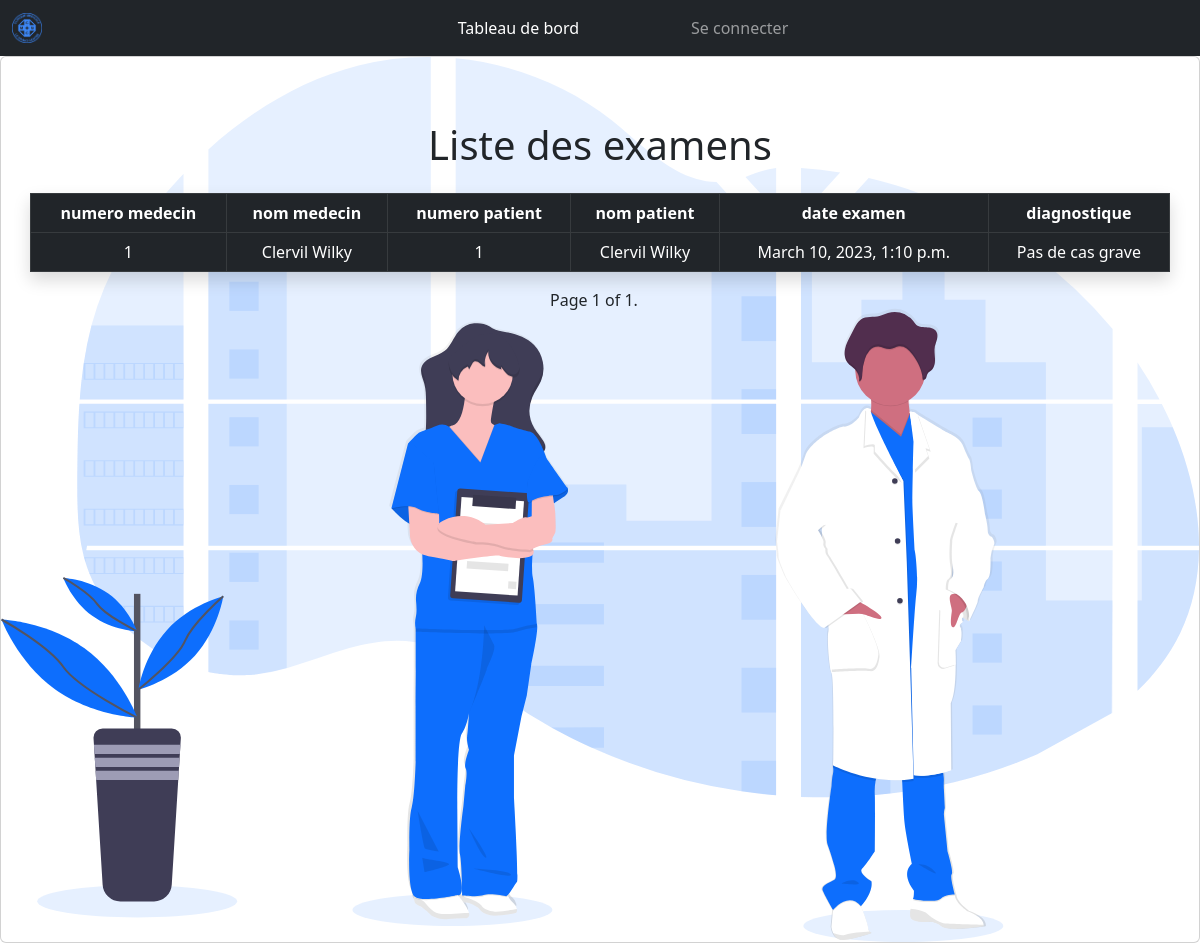
The app's page /imagerie_medicale/lister_examen/ with its own data.
### imagerie_medicale/models.py (models this page shows)
class Examiner(models.Model):
    num_medecin = models.ForeignKey(umodels.Medecin,on_delete=models.CASCADE)
    num_patient = models.ForeignKey(acmodels.Patient,on_delete=models.CASCADE)
    date_examen = models.DateTimeField(auto_now_add=True)
    type_examen = models.CharField(max_length=50)
    diagnostic_examen = models.TextField()
    class Meta:
        constraints = [
            models.constraints.UniqueConstraint(fields=['num_patient','num_medecin','date_examen'],name='patient_medecin_date_examen_unique')
        ]

### medecin/models.py (models this page shows, shortened)
class Medecin(models.Model):
    num_medecin = models.AutoField(primary_key=True)
    user = models.OneToOneField(User,on_delete=models.CASCADE,null=True,blank=True)
    nom_poste = models.ForeignKey(Poste, on_delete=models.CASCADE,null=True,blank=True)
    num_medecin_chef = models.IntegerField()
    nom_medecin = models.CharField(max_length=20)
    prenom_medecin = models.CharField(max_length=20)

### accueil/models.py (models this page shows, shortened)
class Patient (models.Model):
    num_patient = models.AutoField(primary_key=True)
    nom_patient = models.CharField(max_length=20)
    prenom_patient = models.CharField(max_length=20)
    adresse_patient = models.CharField(max_length=255)
    no_tel_patient = models.IntegerField()
    date_naissance = models.DateField()
    groupe_sanguin = models.CharField(max_length=1, null=True,blank=True)

### imagerie_medicale/views.py (the view)
# urls.py: path('lister_examen/',views.ListerExamen.as_view(),name='lister_examen'),
class ListerExamen(generic.ListView):
    model = models.Examiner
    template_name = 'imagerie_medicale/liste_examen.html'
    paginate_by = 8
    context_object_name = 'liste_examen'

### imagerie_medicale/templates/imagerie_medicale/liste_examen.html (shortened to what this page needs)
{% extends 'base.html' %}
{% load static %}
{% block content %}
    <div class="card">
        <img src="{% static 'svg2/undraw_doctors_hwty.svg' %}" class="card-img" alt="...">
        <div class="card-img-overlay w-100 justify-content-center d-flex mt-5">
            <div class="container">
                    <div class="row">
                        <h1 class="text-center">Liste des examens</h1>
                        <table class="table shadow table-bordered mt-3">
                            <thead class="table-dark">
                                <tr>
                                    <th class="text-center" scope="col">numero medecin</th>
                                    <th class="text-center" scope="col">nom medecin</th>
                                    <th class="text-center" scope="col">numero patient</th>
                                    <th class="text-center" scope="col">nom patient</th>
                                    <th class="text-center" scope="col">date examen</th>
                                    <th class="text-center" scope="col">diagnostique</th>
                                </tr>
                            </thead>
                            <tbody class="table-dark">
                                {% for examen in page_obj %}
                                    <tr>
                                        <td class="text-center">{{examen.num_medecin.num_medecin}}</td>
                                        <td class="text-center">{{examen.num_medecin.nom_medecin}} {{examen.num_medecin.prenom_medecin}}</td>
                                        <td class="text-center">{{examen.num_patient.num_patient}}</td>
                                        <td class="text-center">{{examen.num_patient.nom_patient}} {{examen.num_patient.prenom_patient}}</td>
                                        <td class="text-center">{{examen.date_examen}}</td>
                                        <td class="text-center">{{examen.diagnostic_examen}}</td>
                                    </tr>
                                {% endfor %}
                            </tbody>
                        </table>
                        <div class="pagination d-flex justify-content-center">
                            <span class="step-links">
                                <span class="current">
                                    Page {{ page_obj.number }} of {{ page_obj.paginator.num_pages }}.
                                </span>
                            </span>
                        </div>
                    </div>
        </div>
    </div>
{% endblock content %}

### records on screen
Examiner: num_medecin.num_medecin "1", num_medecin.nom_medecin "Clervil", num_medecin.prenom_medecin "Wilky", num_patient.num_patient "1", num_patient.nom_patient "Clervil", num_patient.prenom_patient "Wilky", date_examen "March 10, 2023, 1:10 p.m.", diagnostic_examen "Pas de cas grave"

### other values on screen
{{ page_obj.number }} "1"
{{ page_obj.paginator.num_pages }} "1"
